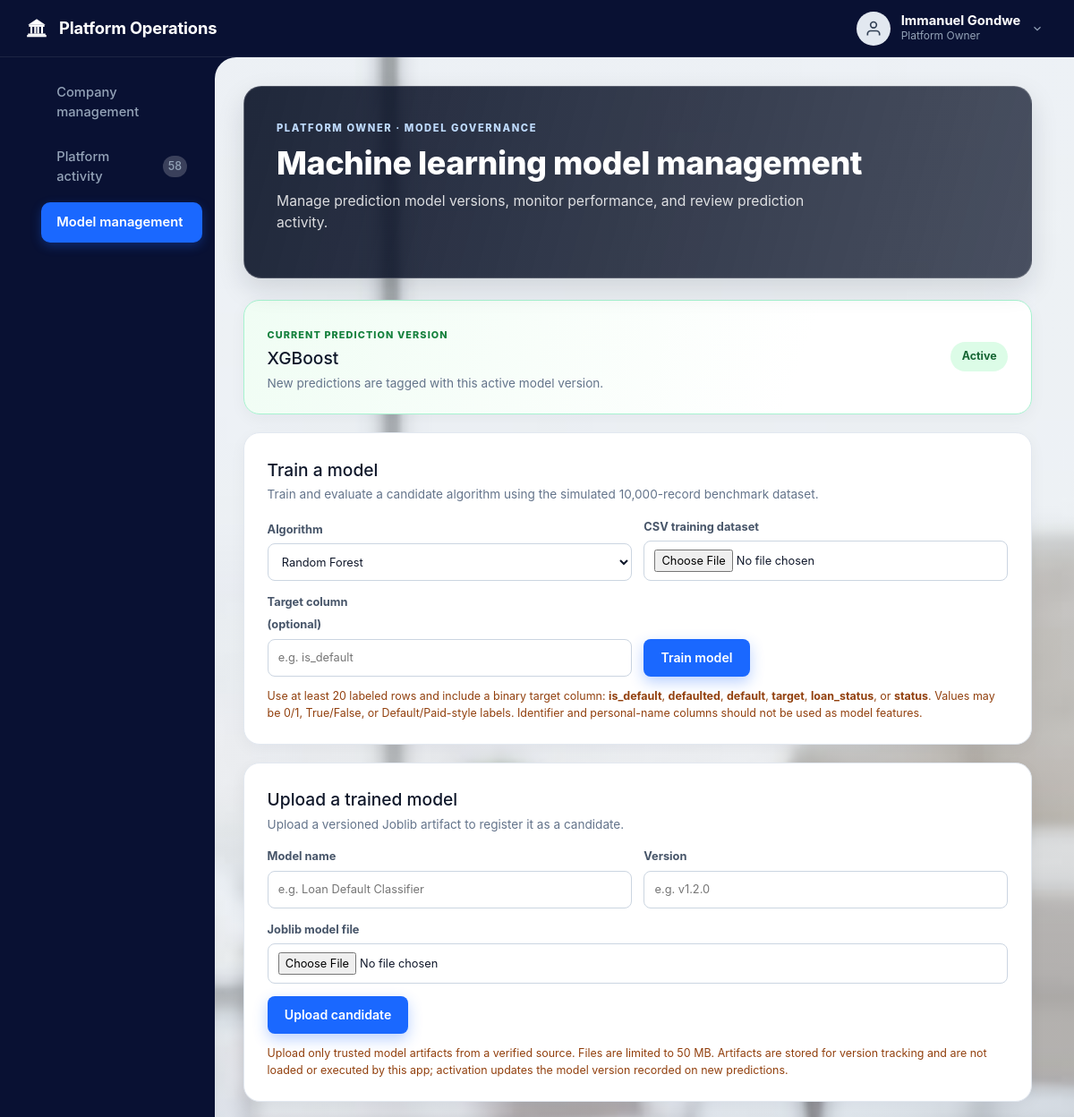
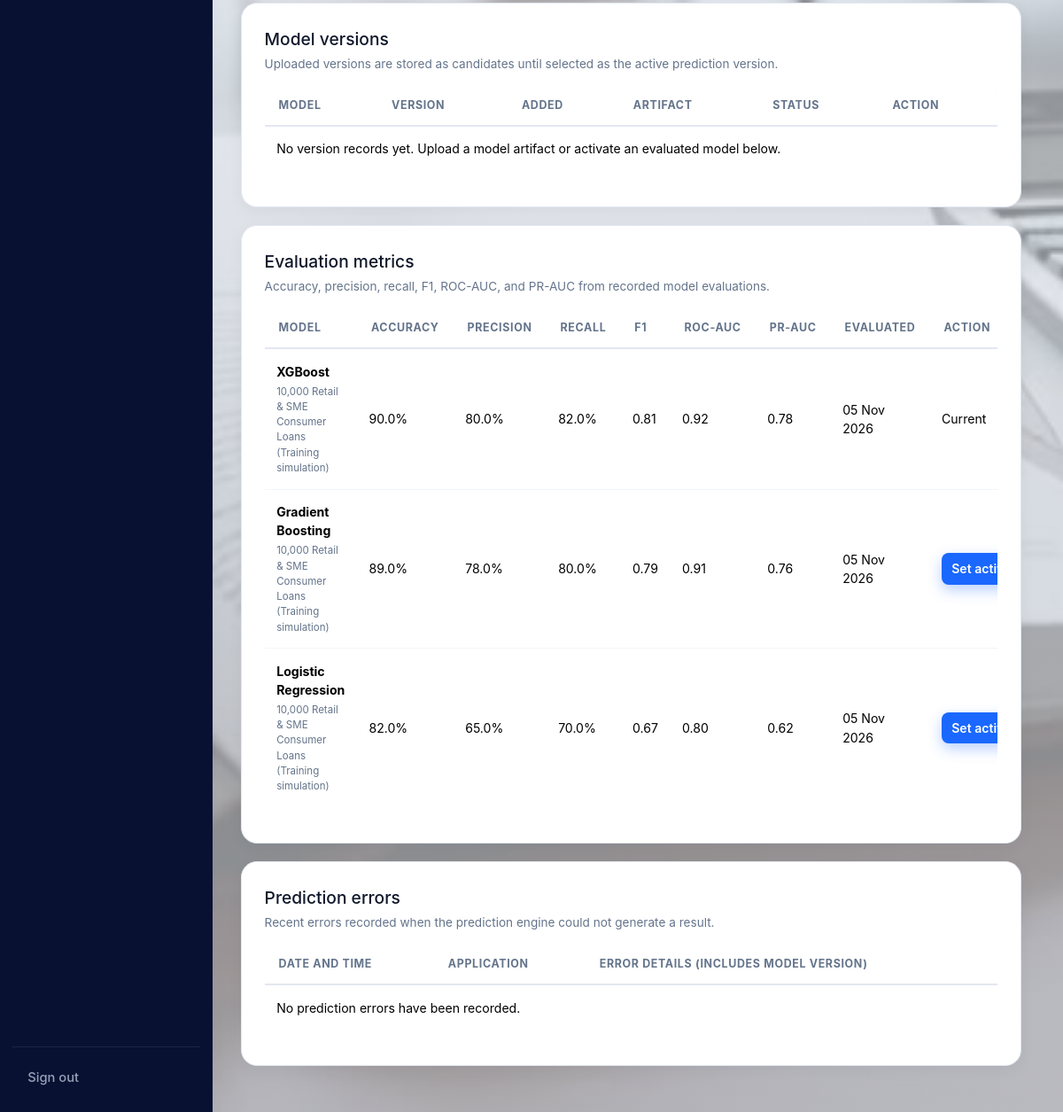
/platform-models (signed in), run on the app's committed database (2 pictures, top to bottom).
### models.py (models this page shows, shortened)
class User(UserMixin, db.Model):
    __tablename__ = 'users'
    id = db.Column(db.Integer, primary_key=True)
    organization_id = db.Column(db.Integer, db.ForeignKey('organizations.id'), nullable=True) # Null for Platform Owner
    user_code = db.Column(db.String(20), unique=True, nullable=False) # e.g. USR-001
    name = db.Column(db.String(150), nullable=False)
    email = db.Column(db.String(150), unique=True, nullable=False)
    phone_number = db.Column(db.String(20), nullable=True)
    national_id = db.Column(db.String(30), unique=True, nullable=True)
    password = db.Column(db.String(255), nullable=False)
    role = db.Column(db.String(50), nullable=False, default='Loan Officer') # Platform Owner, Organization Administrator, Loan Officer, Manager, Auditor
    status = db.Column(db.String(20), nullable=False, default='Active') # Active, Inactive, Suspended
    created_at = db.Column(db.DateTime, default=utc_now)
    last_login = db.Column(db.DateTime, nullable=True)
    registered_applicants = db.relationship('Applicant', backref='registered_by_user', lazy=True)
    loan_applications = db.relationship('LoanApplication', backref='created_by_user', lazy=True)
    predictions = db.relationship('RiskPrediction', backref='assessed_by_user', lazy=True)
    decisions = db.relationship('LoanDecision', backref='decided_by_user', lazy=True)
    @property
    def is_platform_owner(self):
        return self.role == 'Platform Owner'

class SystemSetting(db.Model):
    __tablename__ = 'system_settings'
    id = db.Column(db.Integer, primary_key=True)
    organization_id = db.Column(db.Integer, db.ForeignKey('organizations.id'), nullable=True) # Global if null
    key = db.Column(db.String(100), nullable=False)
    value = db.Column(db.Text, nullable=False)
    description = db.Column(db.String(255), nullable=True)
    updated_at = db.Column(db.DateTime, default=utc_now, onupdate=utc_now)
    updated_by = db.Column(db.Integer, db.ForeignKey('users.id'), nullable=True)

class ModelEvaluation(db.Model):
    __tablename__ = 'model_evaluations'
    id = db.Column(db.Integer, primary_key=True)
    model_name = db.Column(db.String(100), nullable=False) # Logistic Regression, Decision Tree, Random Forest, XGBoost
    accuracy = db.Column(db.Float, nullable=False) # e.g. 0.90
    precision = db.Column(db.Float, nullable=False) # e.g. 0.80
    recall = db.Column(db.Float, nullable=False) # e.g. 0.82
    f1_score = db.Column(db.Float, nullable=False) # e.g. 0.81
    roc_auc = db.Column(db.Float, nullable=False) # e.g. 0.92
    pr_auc = db.Column(db.Float, nullable=True, default=0.74) # Precision-Recall AUC (Module 8)
    status = db.Column(db.String(50), default='Evaluated') # Active Production, Candidate, Baseline
    dataset_summary = db.Column(db.String(255), default='10,000 Retail & SME Consumer Loans')
    evaluation_date = db.Column(db.DateTime, default=utc_now)

### main.py (the view)
@main.route('/platform-models')
@login_required
def platform_model_management():
    if not current_user.is_platform_owner:
        abort(403)
    active_version = get_setting(
        'active_model_version',
        'Random Forest & XGBoost Ensemble v2.1'
    )
    return render_template(
        'platform_models.html',
        evaluations=ModelEvaluation.query.order_by(ModelEvaluation.roc_auc.desc()).all(),
        versions=ModelVersion.query.order_by(
            ModelVersion.training_date.desc(), ModelVersion.id.desc()
        ).all(),
        active_version=active_version,
        model_errors=AuditLog.query.filter_by(
            action='Model prediction error'
        ).order_by(AuditLog.timestamp.desc()).limit(100).all(),
        model_error_count=AuditLog.query.filter_by(action='Model prediction error').count(),
        activity_count=AuditLog.query.count(),
        active_page='platform_models'
    )

### main.py (called while the page is built, shortened)
@main.before_request
def restrict_platform_owner_to_platform_operations():
    if not current_user.is_authenticated:
        if request.endpoint in PLATFORM_OWNER_ENDPOINTS | WORKSPACE_ENDPOINTS:
            _record_unauthorized_access()
        return
    if current_user.is_platform_owner:
        allowed_endpoints = {
            'static', 'main.index', 'main.register_organization', 'auth.login',
            'auth.signup',
            *PLATFORM_OWNER_ENDPOINTS, 'main.view_profile', 'auth.logout'
        }
        if request.endpoint not in allowed_endpoints:
            _record_unauthorized_access()
            abort(403)
        return

def get_setting(key, default_val='', org_id=None):
    if org_id:
        org_setting = SystemSetting.query.filter_by(key=key, organization_id=org_id).first()
        if org_setting:
            return org_setting.value
    global_setting = SystemSetting.query.filter_by(key=key, organization_id=None).first()
    return global_setting.value if global_setting else default_val

### templates/platform_models.html (shortened to what this page needs)
{% extends "base.html" %}
{% block content %}
<div class="dashboard-viewport">
  {% include 'header.html' %}
  <div class="dashboard-body-container">
    {% include 'sidebar.html' %}
    <main class="dashboard-main-content platform-model-page">
      <header class="workspace-header-row platform-page-hero">
        <div>
          <span class="platform-page-eyebrow">PLATFORM OWNER · MODEL GOVERNANCE</span>
          <h1 class="welcome-heading">Machine learning model management</h1>
          <p class="welcome-subtext">Manage prediction model versions, monitor performance, and review prediction activity.</p>
        </div>
      </header>
      <section class="chart-card-box platform-model-active-card">
        <div>
          <span class="platform-model-eyebrow">CURRENT PREDICTION VERSION</span>
          <h2>{{ active_version }}</h2>
          <p>New predictions are tagged with this active model version.</p>
        </div>
        <span class="platform-model-active-badge">Active</span>
      </section>
      <section class="chart-card-box platform-model-section">
        <div class="platform-model-section-heading">
          <div>
            <h2>Train a model</h2>
            <p>Train and evaluate a candidate algorithm using the simulated 10,000-record benchmark dataset.</p>
          </div>
        </div>
        <form class="platform-model-upload-form" method="POST"
              action="{{ url_for('main.run_model_training') }}" enctype="multipart/form-data">
          <label>Algorithm
            <select name="algorithm" required>
              <option value="Random Forest">Random Forest</option>
            </select>
          </label>
          <label>CSV training dataset
            <input name="training_dataset" type="file" accept=".csv,text/csv" required>
          </label>
          <label>Target column <span>(optional)</span>
            <input name="target_column" maxlength="100" placeholder="e.g. is_default">
          </label>
          <button class="btn btn-hero-primary" type="submit">Train model</button>
        </form>
        <p class="platform-model-warning">Use at least 20 labeled rows and include a binary target column: <strong>is_default</strong>, <strong>defaulted</strong>, <strong>default</strong>, <strong>target</strong>, <strong>loan_status</strong>, or <strong>status</strong>. Values may be 0/1, True/False, or Default/Paid-style labels. Identifier and personal-name columns should not be used as model features.</p>
      </section>
      <section class="chart-card-box platform-model-section">
        <div class="platform-model-section-heading">
          <div>
            <h2>Upload a trained model</h2>
            <p>Upload a versioned Joblib artifact to register it as a candidate.</p>
          </div>
        </div>
        <form class="platform-model-upload-form" method="POST"
              action="{{ url_for('main.upload_platform_model') }}" enctype="multipart/form-data">
          <label>Model name
            <input name="model_name" required maxlength="100" placeholder="e.g. Loan Default Classifier">
          </label>
          <label>Version
            <input name="version_number" required maxlength="50" pattern="[A-Za-z0-9][A-Za-z0-9._-]{0,49}" placeholder="e.g. v1.2.0">
          </label>
          <label class="platform-model-file">Joblib model file
            <input name="model_file" type="file" accept=".joblib" required>
          </label>
          <button class="btn btn-hero-primary" type="submit">Upload candidate</button>
        </form>
        <p class="platform-model-warning">Upload only trusted model artifacts from a verified source. Files are limited to 50 MB. Artifacts are stored for version tracking and are not loaded or executed by this app; activation updates the model version recorded on new predictions.</p>
      </section>
      <section class="chart-card-box platform-model-section">
        <div class="platform-model-section-heading">
          <div>
            <h2>Model versions</h2>
            <p>Uploaded versions are stored as candidates until selected as the active prediction version.</p>
          </div>
        </div>
        <div class="table-responsive">
          <table class="table">
            <thead><tr><th>Model</th><th>Version</th><th>Added</th><th>Artifact</th><th>Status</th><th>Action</th></tr></thead>
            <tbody>
              {% for version in versions %}
              <tr>
                <td>{{ version.model_name }}</td>
                <td>{{ version.version_number }}</td>
                <td>{{ version.training_date.strftime('%d %b %Y') if version.training_date else '—' }}</td>
                <td>{{ 'Uploaded' if version.artifact_path else 'Built-in' }}</td>
                <td>{{ version.model_status }}</td>
                <td>
                  {% if version.model_status != 'Active Production' %}
                  <form method="POST" action="{{ url_for('main.activate_platform_model', version_id=version.id) }}">
                    <button class="btn btn-hero-primary" type="submit">Set active</button>
                  </form>
                  {% else %}Current{% endif %}
                </td>
              </tr>
              {% else %}
              <tr><td colspan="6">No version records yet. Upload a model artifact or activate an evaluated model below.</td></tr>
              {% endfor %}
            </tbody>
          </table>
        </div>
      </section>
      <section class="chart-card-box platform-model-section">
        <div class="platform-model-section-heading">
          <div>
            <h2>Evaluation metrics</h2>
            <p>Accuracy, precision, recall, F1, ROC-AUC, and PR-AUC from recorded model evaluations.</p>
          </div>
        </div>
        <div class="table-responsive">
          <table class="table">
            <thead>
              <tr><th>Model</th><th>Accuracy</th><th>Precision</th><th>Recall</th><th>F1</th><th>ROC-AUC</th><th>PR-AUC</th><th>Evaluated</th><th>Action</th></tr>
            </thead>
            <tbody>
              {% for evaluation in evaluations %}
              <tr>
                <td><strong>{{ evaluation.model_name }}</strong><div>{{ evaluation.dataset_summary }}</div></td>
                <td>{{ '%.1f'|format(evaluation.accuracy * 100) }}%</td>
                <td>{{ '%.1f'|format(evaluation.precision * 100) }}%</td>
                <td>{{ '%.1f'|format(evaluation.recall * 100) }}%</td>
                <td>{{ '%.2f'|format(evaluation.f1_score) }}</td>
                <td>{{ '%.2f'|format(evaluation.roc_auc) }}</td>
                <td>{{ '%.2f'|format(evaluation.pr_auc) if evaluation.pr_auc is not none else '—' }}</td>
                <td>{{ evaluation.evaluation_date.strftime('%d %b %Y') if evaluation.evaluation_date else '—' }}</td>
                <td>
                  {% if evaluation.status != 'Active Production' %}
                  <form method="POST" action="{{ url_for('main.activate_evaluated_model', evaluation_id=evaluation.id) }}">
                    <button class="btn btn-hero-primary" type="submit">Set active</button>
                  </form>
                  {% else %}Current{% endif %}
                </td>
              </tr>
              {% else %}
              <tr><td colspan="9">No model evaluation metrics have been recorded.</td></tr>
              {% endfor %}
            </tbody>
          </table>
        </div>
      </section>
      <section class="chart-card-box platform-model-section">
        <div class="platform-model-section-heading">
          <div>
            <h2>Prediction errors</h2>
            <p>Recent errors recorded when the prediction engine could not generate a result.</p>
          </div>
        </div>
        <div class="table-responsive">
          <table class="table">
            <thead><tr><th>Date and time</th><th>Application</th><th>Error details (includes model version)</th></tr></thead>
            <tbody>
              {% for error in model_errors %}
              <tr>
                <td>{{ error.timestamp.strftime('%d %b %Y, %H:%M:%S') }}</td>
                <td>{{ error.target_record or '—' }}</td>
                <td>{{ error.details or 'No details recorded.' }}</td>
              </tr>
              {% else %}
              <tr><td colspan="3">No prediction errors have been recorded.</td></tr>
              {% endfor %}
            </tbody>
          </table>
        </div>
      </section>
    </main>
  </div>
</div>
{% endblock %}

### templates/header.html (shortened to what this page needs)
<header class="dashboard-topbar">
  <div class="topbar-brand">
    <a href="{{ url_for('main.platform_admin' if current_user.is_platform_owner else 'main.profile') }}" style="display: flex; align-items: center; gap: 0.75rem; color: #ffffff;">
      <span>{{ current_user.organization.name if current_user.organization else 'Platform Operations' }}</span>
    </a>
  </div>
  <div class="topbar-right">
    <a href="{{ url_for('main.view_profile') }}" class="user-profile-menu" aria-label="View profile for {{ current_user.name }}" title="View profile">
      <div class="user-avatar-circle">
        <svg width="20" height="20" viewBox="0 0 24 24" fill="none" stroke="currentColor" stroke-width="2"><path d="M20 21v-2a4 4 0 0 0-4-4H8a4 4 0 0 0-4 4v2"></path><circle cx="12" cy="7" r="4"></circle></svg>
      </div>
      <div class="user-text-info">
        <div class="user-name-title">{{ current_user.name }}</div>
        <div class="user-role-subtitle">{{ current_user.role }}</div>
      </div>
      <svg width="14" height="14" viewBox="0 0 24 24" fill="none" stroke="#94a3b8" stroke-width="2"><polyline points="6 9 12 15 18 9"></polyline></svg>
    </a>
  </div>
</header>

### static/beauty.css (style rules this page uses)
:root { --primary-blue: #1a68ff; --primary-blue-hover: #0b55ea; --dark-navy: #0a1232; --dark-sidebar: #0d173d; --dark-sidebar-hover: #15245c; --bg-page: #f4f6fc; --text-dark: #1e293b; --text-muted: #64748b; --text-light: #94a3b8; --border-color: #e2e8f0; --card-bg: #ffffff; --success-green: #10b981; --warning-orange: #f59e0b; --danger-red: #ef4444; --radius-sm: 8px; --radius-md: 12px; --radius-lg: 16px; --radius-xl: 20px; --shadow-sm: 0 1px 3px rgba(0,0,0,0.05); --shadow-md: 0 4px 12px rgba(15, 23, 42, 0.06); --shadow-lg: 0 10px 25px rgba(15, 23, 42, 0.08); }
* { box-sizing: border-box; margin: 0; padding: 0; font-family: -apple-system, BlinkMacSystemFont, "Segoe UI", Roboto, "Helvetica Neue", Arial, sans-serif; }
body { background-color: var(--bg-page); color: var(--text-dark); line-height: 1.5; min-height: 100vh; }
a { color: var(--primary-blue); text-decoration: none; transition: all 0.2s ease; }
.btn-hero-primary { display: inline-flex; align-items: center; gap: 0.5rem; background: var(--primary-blue); color: #ffffff; font-size: 1rem; font-weight: 600; padding: 0.8rem 1.8rem; border-radius: 25px; box-shadow: 0 6px 16px rgba(26, 104, 255, 0.3); transition: all 0.2s ease; }

### static/extended_beauty.css (style rules this page uses)
.btn { display: inline-flex; align-items: center; justify-content: center; gap: 0.4rem; padding: 0.55rem 1.2rem; border-radius: 8px; font-size: 0.88rem; font-weight: 600; cursor: pointer; border: none; transition: all 0.2s ease; text-decoration: none; white-space: nowrap; }
.table-responsive { overflow-x: auto; -webkit-overflow-scrolling: touch; border-radius: 8px; }
.table { width: 100%; border-collapse: collapse; font-size: 0.88rem; color: #334155; }
.table thead tr { background: #f8fafc; border-bottom: 2px solid #e2e8f0; }
.table th { padding: 0.75rem 1rem; text-align: left; font-size: 0.78rem; font-weight: 700; color: #64748b; text-transform: uppercase; letter-spacing: 0.05em; white-space: nowrap; }
.table td { padding: 0.85rem 1rem; border-bottom: 1px solid #f1f5f9; vertical-align: middle; }
.table tbody tr:last-child td { border-bottom: none; }

### data on the page
User: name "Immanuel Gondwe", role "Platform Owner"
SystemSetting: value "XGBoost"
ModelEvaluation: model_name "XGBoost", dataset_summary "10,000 Retail & SME Consumer Loans (Training simulation)", evaluation.accuracy*100 "90.0", evaluation.precision*100 "80.0", evaluation.recall*100 "82.0", f1_score "0.81", roc_auc "0.92", pr_auc "0.78", evaluation_date "05 Nov 2026", shows "Current"
ModelEvaluation: model_name "Gradient Boosting", dataset_summary "10,000 Retail & SME Consumer Loans (Training simulation)", evaluation.accuracy*100 "89.0", evaluation.precision*100 "78.0", evaluation.recall*100 "80.0", f1_score "0.79", roc_auc "0.91", pr_auc "0.76", evaluation_date "05 Nov 2026"
ModelEvaluation: model_name "Logistic Regression", dataset_summary "10,000 Retail & SME Consumer Loans (Training simulation)", evaluation.accuracy*100 "82.0", evaluation.precision*100 "65.0", evaluation.recall*100 "70.0", f1_score "0.67", roc_auc "0.80", pr_auc "0.62", evaluation_date "05 Nov 2026"

### other printed values
{{ activity_count }} "58"
